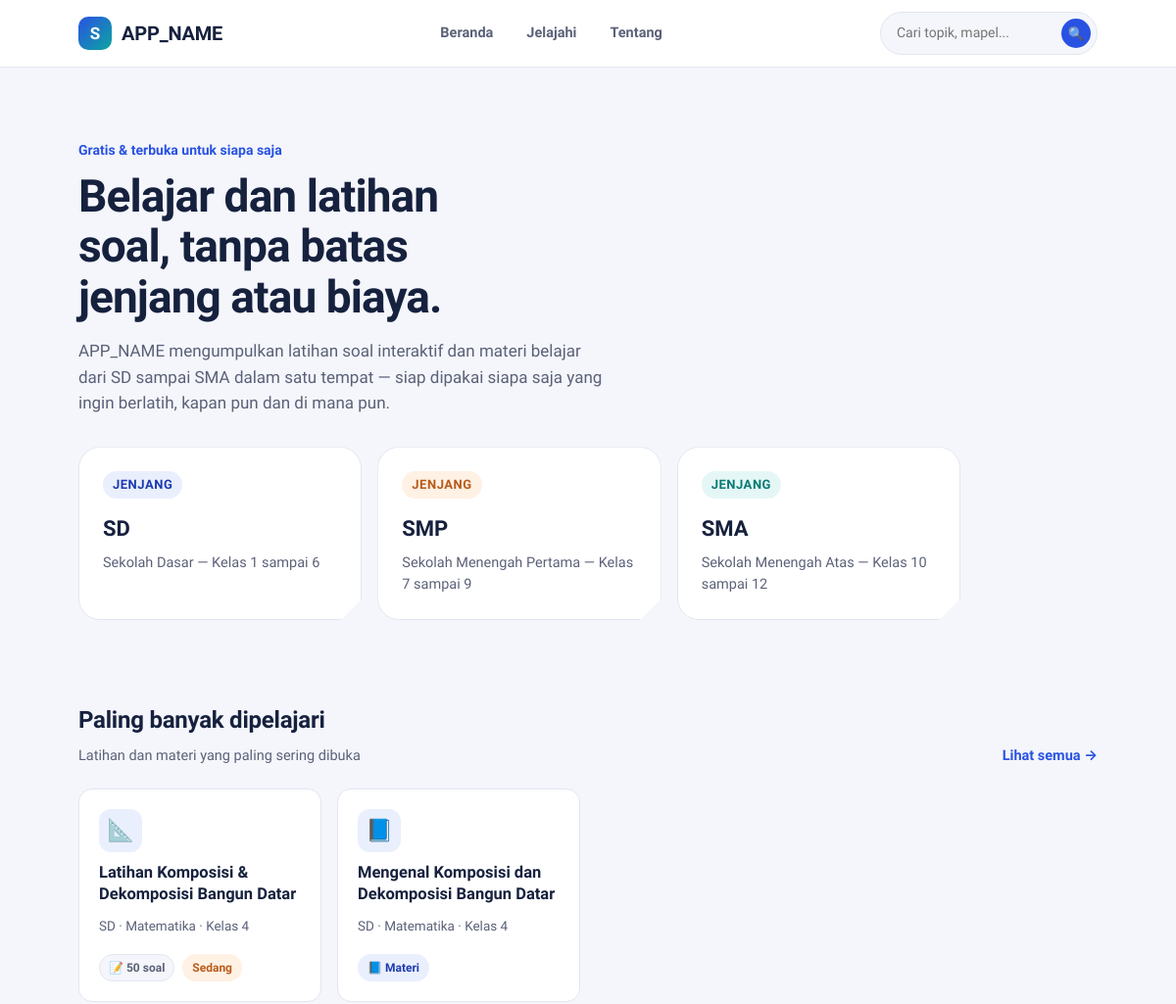
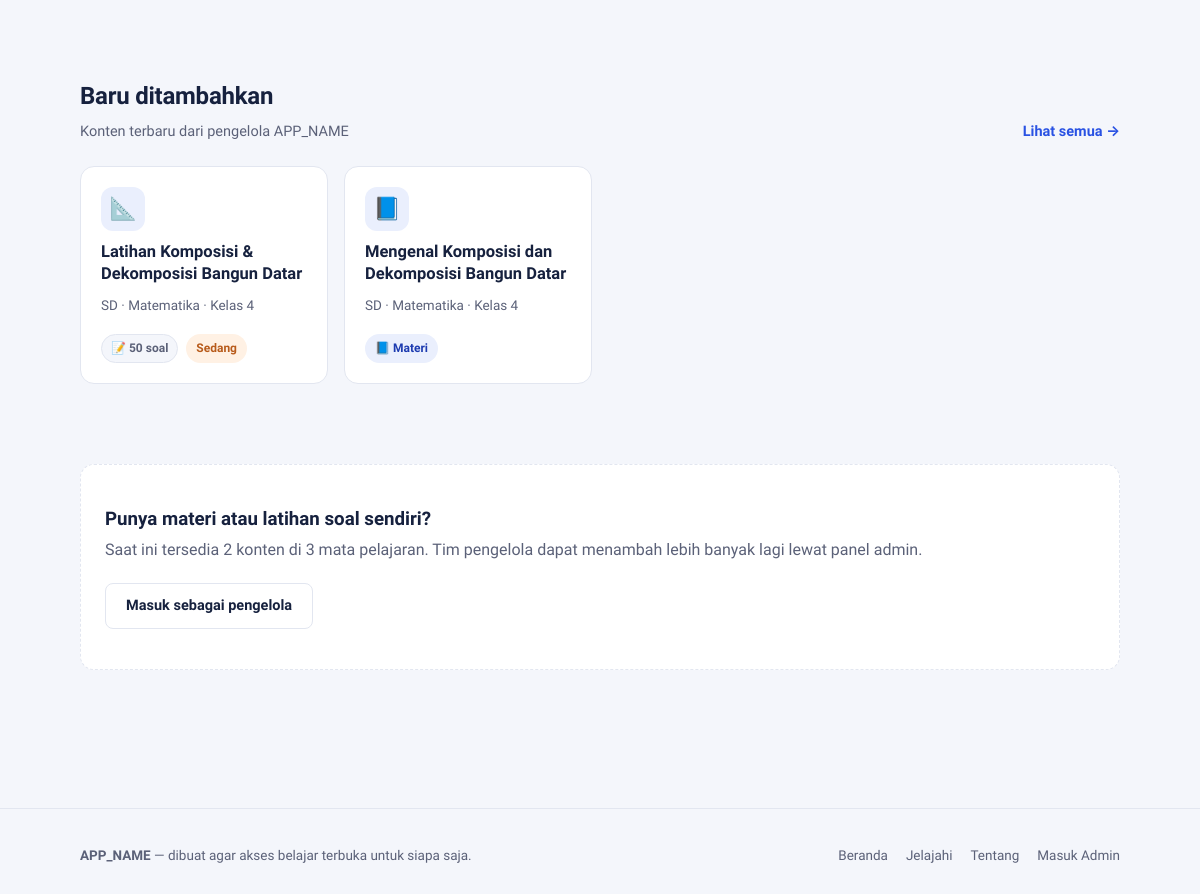
The page / on the database its author committed (2 pictures, top to bottom).
### tables this page shows
CREATE TABLE IF NOT EXISTS jenjang (
    id          INT UNSIGNED AUTO_INCREMENT PRIMARY KEY,
    nama        VARCHAR(60)  NOT NULL,
    slug        VARCHAR(60)  NOT NULL UNIQUE,
    deskripsi   VARCHAR(255) NULL,
    urutan      INT UNSIGNED NOT NULL DEFAULT 0,
    created_at  DATETIME NOT NULL DEFAULT CURRENT_TIMESTAMP
);

CREATE TABLE IF NOT EXISTS topik (
    id              INT UNSIGNED AUTO_INCREMENT PRIMARY KEY,
    kelas_id        INT UNSIGNED NOT NULL,
    tipe            ENUM('latihan','materi') NOT NULL DEFAULT 'latihan',
    judul           VARCHAR(200) NOT NULL,
    slug            VARCHAR(220) NOT NULL,
    deskripsi       VARCHAR(500) NULL,
    tingkat         ENUM('mudah','sedang','sulit') NULL,
    jumlah_soal     SMALLINT UNSIGNED NULL,
    file_path       VARCHAR(255) NULL,       
    konten          LONGTEXT NULL,           
    emoji           VARCHAR(10) NULL DEFAULT '📝',
    status          ENUM('draft','published') NOT NULL DEFAULT 'published',
    berbayar_mobile TINYINT(1) NOT NULL DEFAULT 0,    
    harga           INT UNSIGNED NULL,                
    dilihat         INT UNSIGNED NOT NULL DEFAULT 0,
    dibuat_oleh     INT UNSIGNED NULL,
    created_at      DATETIME NOT NULL DEFAULT CURRENT_TIMESTAMP,
    updated_at      DATETIME NOT NULL DEFAULT CURRENT_TIMESTAMP ON UPDATE CURRENT_TIMESTAMP,
    UNIQUE KEY uq_topik_slug (kelas_id, slug),
    KEY idx_topik_status (status),
    KEY idx_topik_tipe (tipe),
    CONSTRAINT fk_topik_kelas FOREIGN KEY (kelas_id) REFERENCES kelas(id) ON DELETE CASCADE,
    CONSTRAINT fk_topik_admin FOREIGN KEY (dibuat_oleh) REFERENCES admin_users(id) ON DELETE SET NULL,
    FULLTEXT KEY ft_topik_cari (judul, deskripsi)
);

CREATE TABLE IF NOT EXISTS mapel (
    id          INT UNSIGNED AUTO_INCREMENT PRIMARY KEY,
    jenjang_id  INT UNSIGNED NOT NULL,
    nama        VARCHAR(100) NOT NULL,
    slug        VARCHAR(100) NOT NULL,
    emoji       VARCHAR(10)  NULL DEFAULT '📘',
    urutan      INT UNSIGNED NOT NULL DEFAULT 0,
    created_at  DATETIME NOT NULL DEFAULT CURRENT_TIMESTAMP,
    UNIQUE KEY uq_mapel_slug (jenjang_id, slug),
    CONSTRAINT fk_mapel_jenjang FOREIGN KEY (jenjang_id) REFERENCES jenjang(id) ON DELETE CASCADE
);

CREATE TABLE IF NOT EXISTS kelas (
    id          INT UNSIGNED AUTO_INCREMENT PRIMARY KEY,
    mapel_id    INT UNSIGNED NOT NULL,
    nama        VARCHAR(60)  NOT NULL,
    slug        VARCHAR(60)  NOT NULL,
    urutan      INT UNSIGNED NOT NULL DEFAULT 0,
    created_at  DATETIME NOT NULL DEFAULT CURRENT_TIMESTAMP,
    UNIQUE KEY uq_kelas_slug (mapel_id, slug),
    CONSTRAINT fk_kelas_mapel FOREIGN KEY (mapel_id) REFERENCES mapel(id) ON DELETE CASCADE
);

### includes/functions.php (called while the page is built, shortened)
<?php
function h(?string $value): string
{
    return htmlspecialchars($value ?? '', ENT_QUOTES, 'UTF-8');
}
function url_publik(string $path = ''): string
{
    return rtrim(APP_URL, '/') . '/' . ltrim($path, '/');
}
function format_judul(string $judul): string
{
    return $judul;
}

### includes/_kartu_topik.php (the view)
<?php
$urlTopik = url_publik('topik.php?slug=' . urlencode($t['slug']) . '&kelas=' . urlencode($t['kelas_slug']));
?>
<a href="<?= h($urlTopik) ?>" class="kartu">
    <span class="emoji"><?= h($t['emoji'] ?: ($t['tipe'] === 'materi' ? '📘' : '📝')) ?></span>
    <h3><?= h(format_judul($t['judul'])) ?></h3>
    <p class="ket"><?= h($t['jenjang_nama']) ?> · <?= h($t['mapel_nama']) ?> · <?= h($t['kelas_nama']) ?></p>
    <div class="meta">
        <?php if ($t['tipe'] === 'materi'): ?>
            <span class="badge materi">📘 Materi</span>
        <?php else: ?>
            <span class="badge">📝 <?= (int)($t['jumlah_soal'] ?? 0) ?: '—' ?> soal</span>
            <?php if (!empty($t['tingkat'])): ?>
                <span class="badge <?= h($t['tingkat']) ?>"><?= h(ucfirst($t['tingkat'])) ?></span>
            <?php endif; ?>
        <?php endif; ?>
    </div>
</a>

### includes/header.php (shortened to what this page needs)
<!DOCTYPE html>
<html lang="id">
<head>
<link rel="stylesheet" href="<?= h(url_publik('assets/css/style.css')) ?>">
</head>
<body>
<header class="site-header">
    <div class="wrap">
        <a href="<?= h(url_publik('index.php')) ?>" class="brand">
            <span class="mark">S</span>
            <span><?= h(APP_NAME) ?></span>
        </a>
        <nav class="nav-main">
            <a href="<?= h(url_publik('index.php')) ?>">Beranda</a>
            <a href="<?= h(url_publik('katalog.php')) ?>">Jelajahi</a>
            <a href="<?= h(url_publik('tentang.php')) ?>">Tentang</a>
        </nav>
        <form action="<?= h(url_publik('cari.php')) ?>" method="get" class="search-mini">
            <input type="text" name="q" placeholder="Cari topik, mapel..." value="<?= h($_GET['q'] ?? '') ?>">
            <button type="submit" aria-label="Cari">🔍</button>
        </form>
    </div>
</header>
<main>
<div class="wrap" style="padding-top:18px; padding-bottom:18px;">

### index.php (shortened to what this page needs)
<?php
require_once __DIR__ . '/includes/functions.php';
$pdo = db();
$jenjangList = $pdo->query('SELECT * FROM jenjang ORDER BY urutan, nama')->fetchAll();
$warnaJenjang = ['primary', 'accent', 'teal'];
$terbaru = $pdo->query(
    "SELECT t.*, k.nama AS kelas_nama, k.slug AS kelas_slug,
            m.nama AS mapel_nama, m.slug AS mapel_slug,
            j.nama AS jenjang_nama, j.slug AS jenjang_slug
     FROM topik t
     JOIN kelas k ON k.id = t.kelas_id
     JOIN mapel m ON m.id = k.mapel_id
     JOIN jenjang j ON j.id = m.jenjang_id
     WHERE t.status = 'published'
     ORDER BY t.created_at DESC
     LIMIT 8"
)->fetchAll();
$terpopuler = $pdo->query(
    "SELECT t.*, k.nama AS kelas_nama, k.slug AS kelas_slug,
            m.nama AS mapel_nama, m.slug AS mapel_slug,
            j.nama AS jenjang_nama, j.slug AS jenjang_slug
     FROM topik t
     JOIN kelas k ON k.id = t.kelas_id
     JOIN mapel m ON m.id = k.mapel_id
     JOIN jenjang j ON j.id = m.jenjang_id
     WHERE t.status = 'published'
     ORDER BY t.dilihat DESC, t.created_at DESC
     LIMIT 4"
)->fetchAll();
$totalTopik = (int)$pdo->query("SELECT COUNT(*) AS n FROM topik WHERE status='published'")->fetch()['n'];
$totalMapel = (int)$pdo->query("SELECT COUNT(*) AS n FROM mapel")->fetch()['n'];
require __DIR__ . '/includes/header.php';
?>
<section class="hero">
    <p class="hero-eyebrow">Gratis &amp; terbuka untuk siapa saja</p>
    <h1>Belajar dan latihan soal, tanpa batas jenjang atau biaya.</h1>
    <p class="lead">
        <?= h(APP_NAME) ?> mengumpulkan latihan soal interaktif dan materi belajar dari SD sampai SMA
        dalam satu tempat — siap dipakai siapa saja yang ingin berlatih, kapan pun dan di mana pun.
    </p>
    <div class="jenjang-picker">
        <?php foreach ($jenjangList as $i => $j): ?>
        <a href="<?= h(url_publik('jenjang.php?slug=' . urlencode($j['slug']))) ?>"
           class="jenjang-card" data-warna="<?= h($warnaJenjang[$i % 3]) ?>">
            <span class="angka">Jenjang</span>
            <h3><?= h($j['nama']) ?></h3>
            <p><?= h($j['deskripsi'] ?: 'Lihat mata pelajaran yang tersedia') ?></p>
        </a>
        <?php endforeach; ?>
    </div>
</section>
<?php if ($terpopuler): ?>
<section class="section">
    <div class="section-head">
        <div>
            <h2>Paling banyak dipelajari</h2>
            <p>Latihan dan materi yang paling sering dibuka</p>
        </div>
        <a href="<?= h(url_publik('katalog.php')) ?>" class="lihat-semua">Lihat semua →</a>
    </div>
    <div class="grid-kartu">
        <?php foreach ($terpopuler as $t): ?>
            <?php include __DIR__ . '/includes/_kartu_topik.php'; ?>
        <?php endforeach; ?>
    </div>
</section>
<?php endif; ?>
<?php if ($terbaru): ?>
<section class="section">
    <div class="section-head">
        <div>
            <h2>Baru ditambahkan</h2>
            <p>Konten terbaru dari pengelola <?= h(APP_NAME) ?></p>
        </div>
        <a href="<?= h(url_publik('katalog.php')) ?>" class="lihat-semua">Lihat semua →</a>
    </div>
    <div class="grid-kartu">
        <?php foreach (array_slice($terbaru, 0, 8) as $t): ?>
            <?php include __DIR__ . '/includes/_kartu_topik.php'; ?>
        <?php endforeach; ?>
    </div>
</section>
<?php endif; ?>
<section class="section" style="padding-bottom:56px;">
    <div class="kosong" style="text-align:left; display:flex; align-items:center; justify-content:space-between; gap:20px; flex-wrap:wrap;">
        <div>
            <h3 style="margin-bottom:4px;">Punya materi atau latihan soal sendiri?</h3>
            <p style="margin:0;">Saat ini tersedia <?= (int)$totalTopik ?> konten di <?= (int)$totalMapel ?> mata pelajaran. Tim pengelola dapat menambah lebih banyak lagi lewat panel admin.</p>
        </div>
        <a href="<?= h(url_publik('admin/login.php')) ?>" class="btn btn-outline">Masuk sebagai pengelola</a>
    </div>
</section>
<?php require __DIR__ . '/includes/footer.php'; ?>

### includes/footer.php
</div>
</main>
<footer class="site-footer">
    <div class="wrap">
        <div>
            <strong><?= h(APP_NAME) ?></strong> — dibuat agar akses belajar terbuka untuk siapa saja.
        </div>
        <div class="footer-links">
            <a href="<?= h(url_publik('index.php')) ?>">Beranda</a>
            <a href="<?= h(url_publik('katalog.php')) ?>">Jelajahi</a>
            <a href="<?= h(url_publik('tentang.php')) ?>">Tentang</a>
            <a href="<?= h(url_publik('admin/login.php')) ?>">Masuk Admin</a>
        </div>
    </div>
</footer>
</body>
</html>

### rows shown on the page
jenjang: nama "SD", deskripsi "Sekolah Dasar — Kelas 1 sampai 6"
jenjang: nama "SMP", deskripsi "Sekolah Menengah Pertama — Kelas 7 sampai 9"
jenjang: nama "SMA", deskripsi "Sekolah Menengah Atas — Kelas 10 sampai 12"
topik: emoji "📐", judul "Latihan Komposisi & Dekomposisi Bangun Datar", jenjang.nama "SD", mapel.nama "Matematika", kelas.nama "Kelas 4", jumlah_soal "50", tingkat "Sedang"
topik: emoji "📘", judul "Mengenal Komposisi dan Dekomposisi Bangun Datar", jenjang.nama "SD", mapel.nama "Matematika", kelas.nama "Kelas 4", tipe "📘 Materi"

### other values the page prints
APP_NAME "APP_NAME"
$totalTopik "2"
$totalMapel "3"
